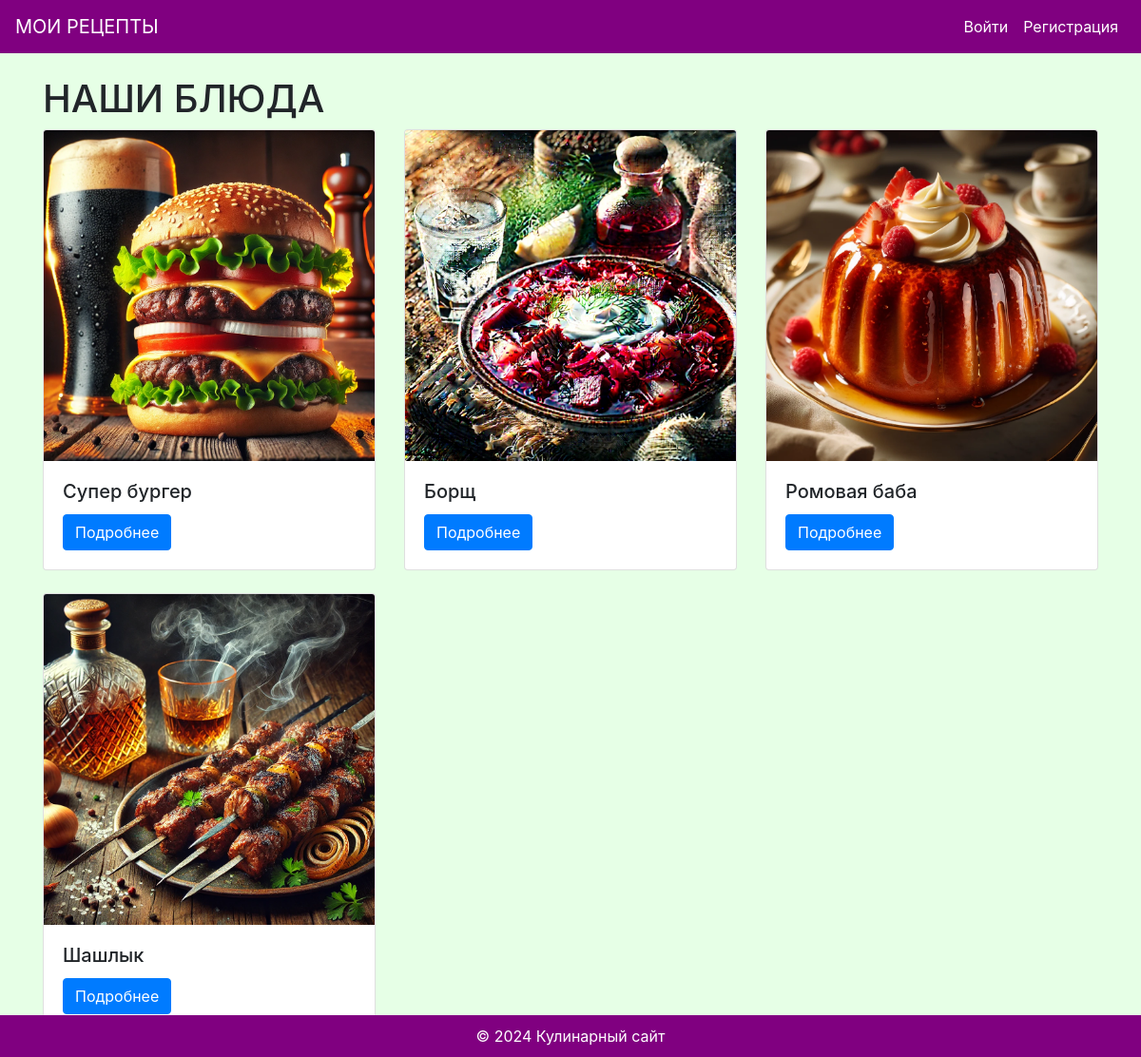
The page / on the database its author committed.
### recipes/models.py (models this page shows, shortened)
class Dish(models.Model):
    name = models.CharField(max_length=100)
    description = models.TextField()
    image = models.ImageField(upload_to='dishes/')

### recipes/views.py (the view)
# urls.py: path('', views.home, name='home'),
def home(request):
    dishes = Dish.objects.all()
    return render(request, 'recipes/home.html', {'dishes': dishes})

### recipes/templates/recipes/home.html (shortened to what this page needs)
{% extends 'recipes/base.html' %}
{% block content %}
<h1>НАШИ БЛЮДА</h1>
<div class="row">
    {% for dish in dishes %}
    <div class="col-md-4">
        <div class="card mb-4">
            <img class="card-img-top" src="{{ dish.image.url }}" alt="{{ dish.name }}">
            <div class="card-body">
                <h5 class="card-title">{{ dish.name }}</h5>
                <a href="{% url 'dish_detail' dish.id %}" class="btn btn-primary">Подробнее</a>
            </div>
        </div>
    </div>
    {% endfor %}
</div>
{% endblock %}

### recipes/templates/recipes/base.html (shortened to what this page needs)
<!DOCTYPE html>
<html lang="ru">
<head>
    <link rel="stylesheet" href="https://maxcdn.bootstrapcdn.com/bootstrap/4.0.0/css/bootstrap.min.css">
</head>
<body>
    <nav class="navbar navbar-expand-lg">
        <a class="navbar-brand" href="{% url 'home' %}">МОИ РЕЦЕПТЫ</a>
        <div class="collapse navbar-collapse">
            <ul class="navbar-nav ml-auto">
                {% if user.is_authenticated %}
                <li class="nav-item">
                    <span class="nav-link">Привет, {{ user.username }}!</span>
                </li>
                <li class="nav-item">
                    <a class="nav-link" href="{% url 'logout' %}">Выйти</a>
                </li>
                {% else %}
                <li class="nav-item">
                    <a class="nav-link" href="{% url 'login' %}">Войти</a>
                </li>
                <li class="nav-item">
                    <a class="nav-link" href="{% url 'register' %}">Регистрация</a>
                </li>
                {% endif %}
            </ul>
        </div>
    </nav>
    <div class="container mt-4">
        {% block content %}{% endblock %}
    </div>
    <div class="footer">
        © 2024 Кулинарный сайт
    </div>
</body>
</html>

### recipes/templates/recipes/base.html (style rules this page uses)
body { background-color: #e6ffe6; }
.navbar { background-color: #800080; }
.navbar-brand, .nav-link { color: #ffffff !important; }
.footer { background-color: #800080; color: #ffffff; padding: 10px; position: fixed; bottom: 0; width: 100%; text-align: center; }

### rows shown on the page
Dish: image (picture), name "Супер бургер"
Dish: image (picture), name "Борщ"
Dish: image (picture), name "Ромовая баба"
Dish: image (picture), name "Шашлык"
